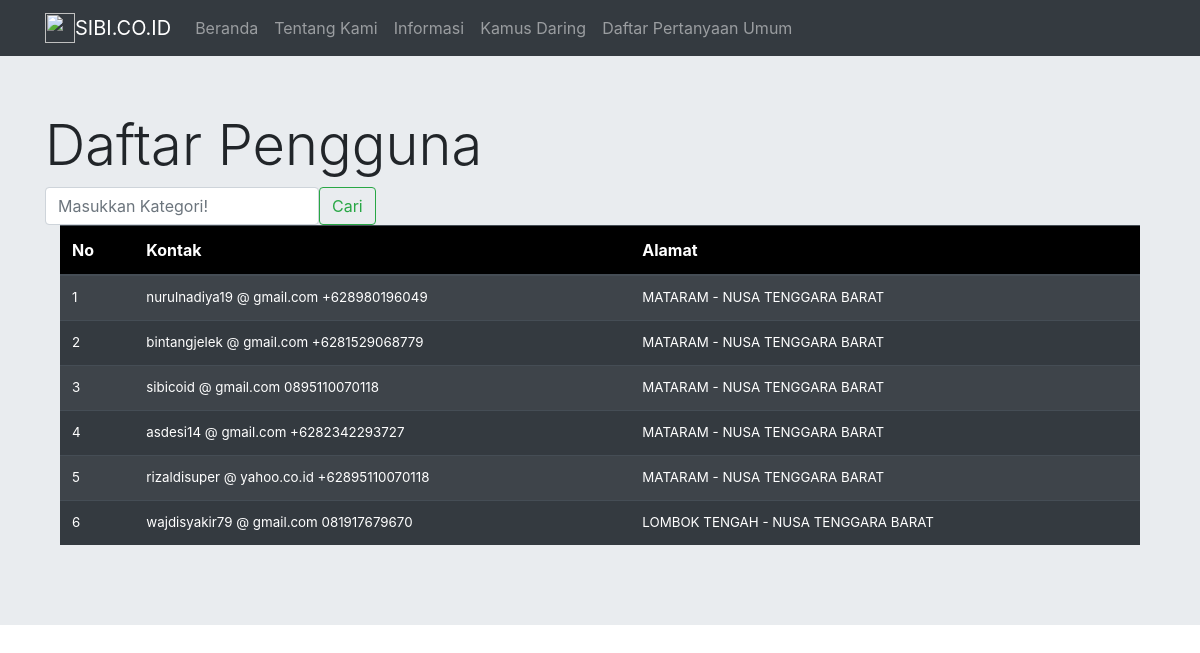
/AdministratorProfil.php, run on the app's committed database.
### tables this page shows
CREATE TABLE `pengguna` (
  `id_pengguna` int(7) NOT NULL,
  `nama_lengkap` varchar(35) NOT NULL,
  `email` varchar(30) NOT NULL,
  `alamat` varchar(150) NOT NULL,
  `no_hp_wa` varchar(15) NOT NULL,
  `kata_sandi` varchar(150) NOT NULL
);

### functions.php (called while the page is built, shortened)
<?php
include 'config.php';
function query($query){
	global $conn;
	$result=mysqli_query($conn, $query);
	$rows = [];
	while( $row = mysqli_fetch_assoc($result) ) {
		$rows[] = $row;
	}
	return $rows;
}
?>

### AdministratorProfil.php (the view, shortened to what this page needs)
<?php
require 'functions.php';
$pengguna = query("SELECT * FROM pengguna ");
?>
<!doctype html>
<html lang="en">
  <head>
    <link rel="stylesheet" href="https://stackpath.bootstrapcdn.com/bootstrap/4.3.1/css/bootstrap.min.css">
  </head>
  <body class="mt-5">
        <nav class="navbar fixed-top navbar-expand-lg navbar-dark bg-dark">
            <div class="container">
                <img src="img/f.jpg" width="30" height="30" class="d-inline-block align-top" alt="">
                <a class="navbar-brand" href="BerandaAfter.php">SIBI.CO.ID</a>
                <div class="collapse navbar-collapse" id="navbarSupportedContent">
                  <ul class="navbar-nav mr-auto">
                    <li class="nav-item">
                      <a class="nav-link" href="BerandaAfter.php">Beranda</a>
                    </li>
                    <li class="nav-item">
                      <a class="nav-link" href="Tentang.html">Tentang Kami</a>
                    </li>
                    <li class="nav-item">
                        <a class="nav-link" href="Infokom.php">Informasi</a>
                      </li>
                    <li class="nav-item">
                      <a class="nav-link" href="KamusDaring.php">Kamus Daring</a>
                    </li>
                    <li class="nav-item">
                      <a class="nav-link" href="Faq.html">Daftar Pertanyaan Umum</a>
                    </li>
                  </ul>
                </div>
              </nav>
              <div class="jumbotron jumbotron-fluid">
                <div class="container">
                	<div class="row">
                		<div class='col-sm'>
                  <h3 class="display-4">Daftar Pengguna</h3>
              			<form action="" method="post" class="form-inline my-2 my-lg-0">
                  			<input class="form-control mr-sm-10" name="kategori" type="search" placeholder="Masukkan Kategori!" aria-label="Search">
                			<button class="btn btn-outline-success my-2 my-sm-0" type="submit" onclick="()">Cari</button>
                		</form>
              			</div>
                </div>
                <div class="container">
                    <table class="table table-striped table-dark">
                        <thead>
                          <tr>
                            <th scope="col">No</th>
                            <th scope="col">Kontak</th>
                            <th scope="col">Alamat</th>
                          </tr>
                        </thead>
                        <tbody>
                            <?php $i=1; ?>
              <?php foreach( $pengguna as $row ) :
                $word=explode(',',$row["alamat" ]);
                $alamat = $word[count($word)-2]." - ".$word[count($word)-1];
                $pesan=explode('@',$row["email" ]);
                $email = $pesan[0]." @ ".$pesan[1];
                ?>
							<tr>
								<td> <?= $i; ?> </td>
								<td> <?= $email." ".$row["no_hp_wa" ]; ?> </td>
								<td> <?= $alamat; ?> </td>
							</tr>
							<?php $i++; ?>
							<?php endforeach; ?>
                        </tbody>
                      </table>
                </div>
              </div>
  </body>
</html>

### AdministratorProfil.php (style rules this page uses)
td { font-size: 10pt; transition: transform .1s; }
th { background-color: black; }

### data on the page
pengguna: email "nurulnadiya19 @ gmail.com", no_hp_wa "+628980196049", alamat "MATARAM - NUSA TENGGARA BARAT"
pengguna: email "bintangjelek @ gmail.com", no_hp_wa "+6281529068779", alamat "MATARAM - NUSA TENGGARA BARAT"
pengguna: email "sibicoid @ gmail.com", no_hp_wa "0895110070118", alamat "MATARAM - NUSA TENGGARA BARAT"
pengguna: email "asdesi14 @ gmail.com", no_hp_wa "+6282342293727", alamat "MATARAM - NUSA TENGGARA BARAT"
pengguna: email "rizaldisuper @ yahoo.co.id", no_hp_wa "+62895110070118", alamat "MATARAM - NUSA TENGGARA BARAT"
pengguna: email "wajdisyakir79 @ gmail.com", no_hp_wa "081917679670", alamat "LOMBOK TENGAH - NUSA TENGGARA BARAT"
